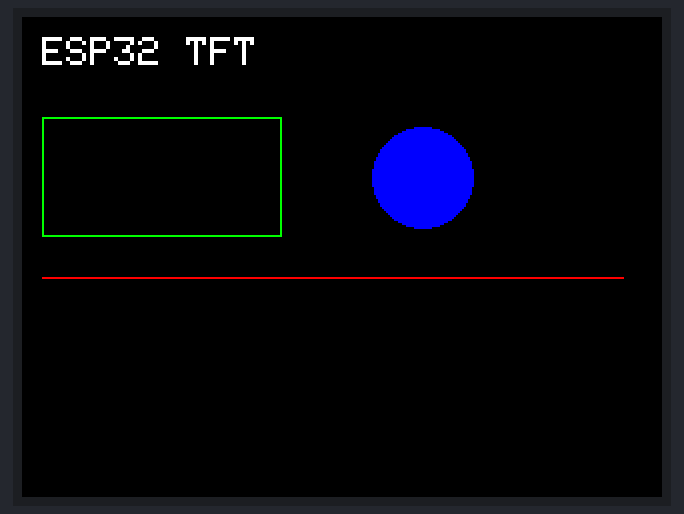
A sketch run on a simulated ESP32. On the bench: 320×240 colour display.

Above: at 0.3 s.

The sketch:

day_36_tft_display_with_tft_espi.ino
```cpp
// Day 36: TFT graphics using TFT_eSPI.
// Configure TFT_eSPI User_Setup.h for your exact display before compiling.
#include <TFT_eSPI.h>
TFT_eSPI tft = TFT_eSPI();
void setup() {
  Serial.begin(115200);
  tft.init();
  tft.setRotation(1);
  tft.fillScreen(TFT_BLACK);
  tft.setTextColor(TFT_WHITE, TFT_BLACK);
  tft.setTextSize(2);
  tft.drawString("ESP32 TFT", 10, 10);
  tft.drawRect(10, 50, 120, 60, TFT_GREEN);
  tft.fillCircle(200, 80, 25, TFT_BLUE);
  tft.drawLine(10, 130, 300, 130, TFT_RED);
}
void loop() {}
```
